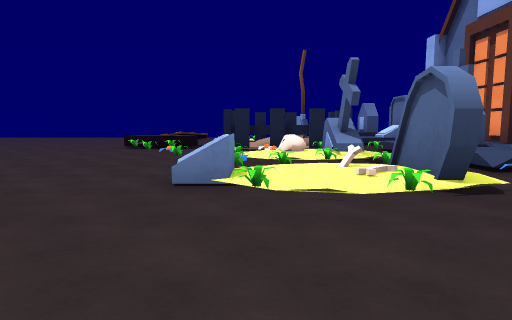
[1] (above)

16 first-person views from a walk through a scene from a Unity 3-D project. The camera is 1.3 m above the floor, tilts 6° down and sees 75° across. The floor is counted in squares, 2 m on a side. Each view is taken from the middle of a square. On the plan, view 1 faces up. The plan holds only what a view shows up to about 10 squares ahead; the rest is blank. The place goes on beyond the plan. The player character is not drawn. Some animated figures are not drawn.

[2]
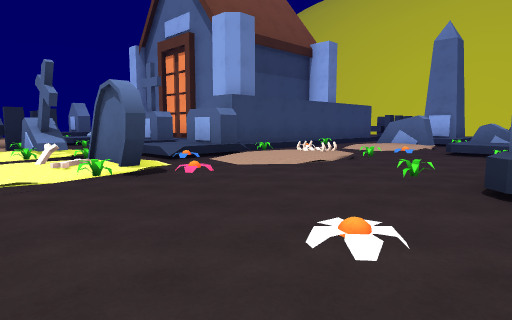

[3]
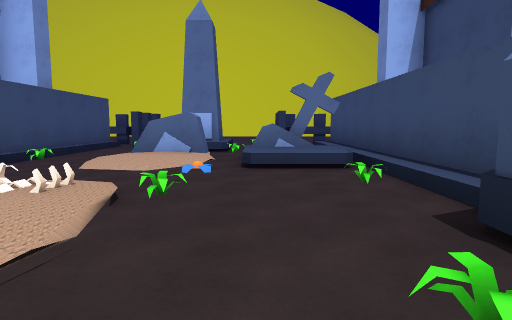

[4]
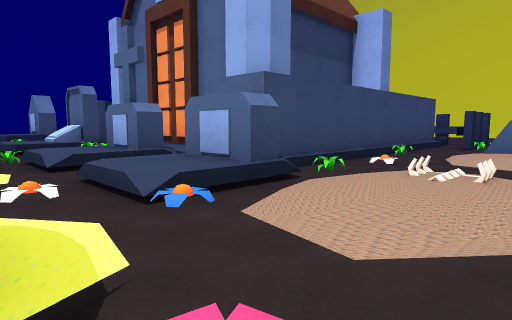

[5]
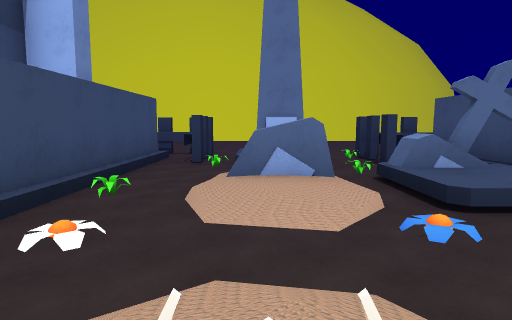

[6]
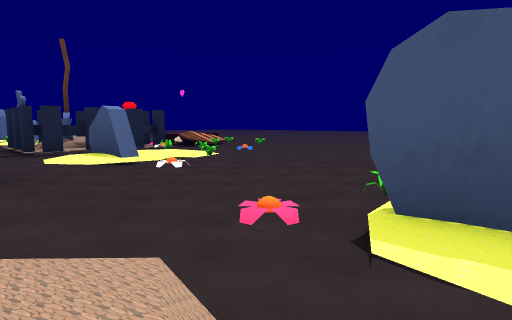

[7]
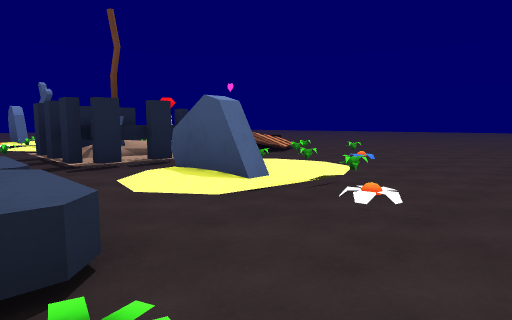

[8]
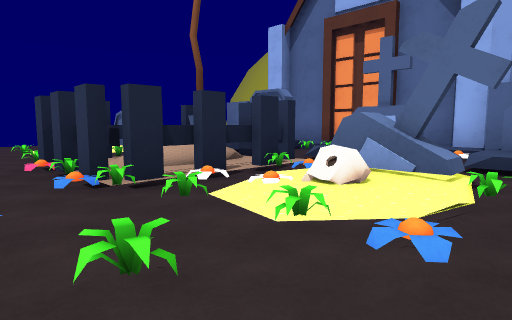

[9]
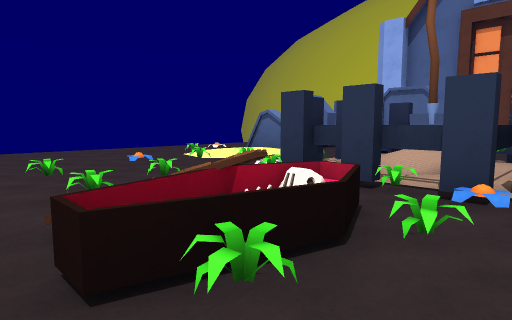

[10]
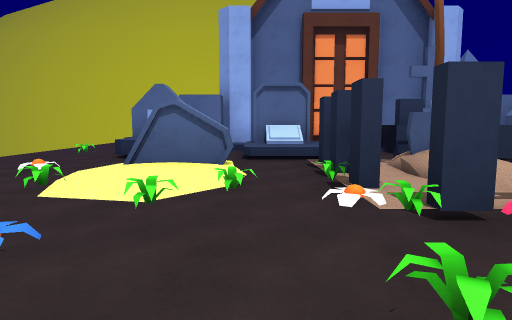

[11]
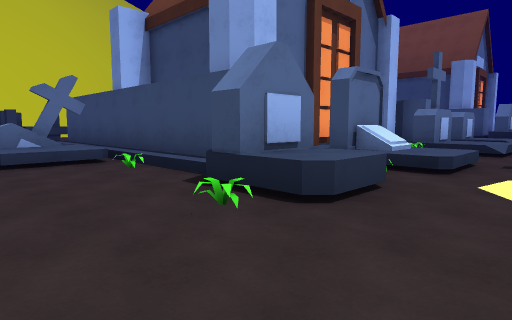

[12]
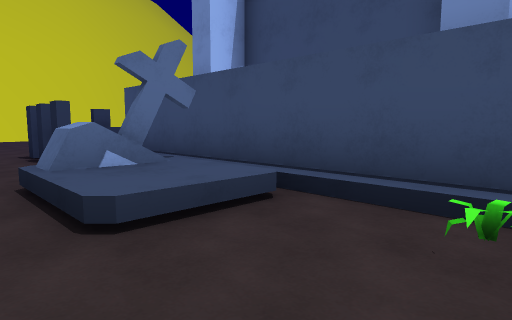

[13]
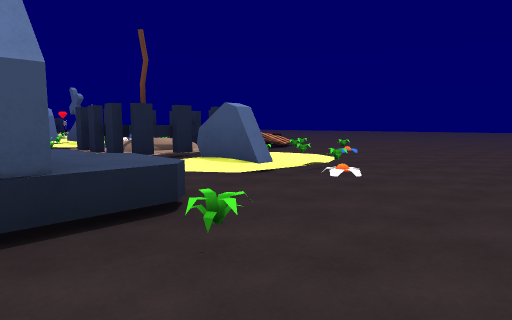

[14]
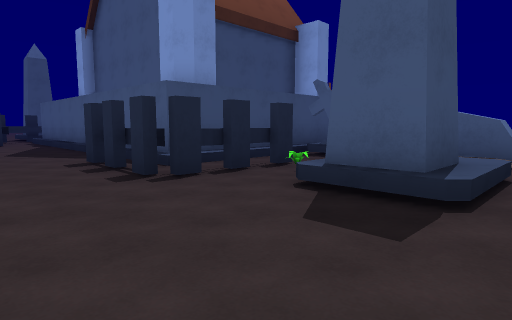

[15]
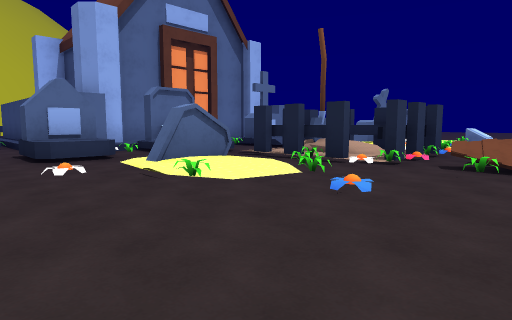

[16]
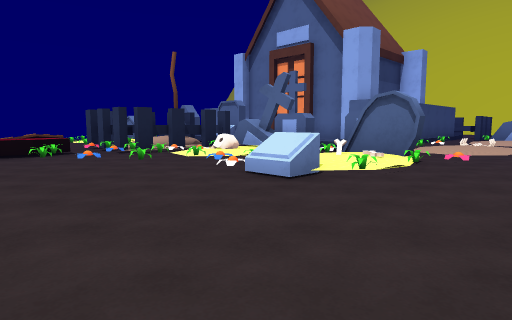

### Floor plan
Key: @ floor where view 1 was taken; # wall or solid block; . main floor; : floor 0.25 m higher than the main floor; + floor 0.5 m higher than the main floor; / step, stairs or slope; = window, fence, low wall or low ledge; ^ raised ledge; C coffin; T tombstone; F flower; B bones; S shovel; O other object.
Columns run from 4 left of view 1 to 16 right of it. Each row starts with its distance up from view 1.
 17  ..............
 16 ............/+T......
 15 ......F...../+T.###..
 14 ....///.TT#########
 13 ...F:#:...##
 12 ...../..+T:#
 11 ....###. T:#
 10 .+#####...:#
  9 . C####///:#
  8 ....#/O/ T:#
  7 ..O.:F^/ O:#
  6 ....F::./T#########
  5 ...O./.F+T////////#.
  4 .../=B#F///F....###..
  3 ....///.::/.:=//TT...
  2 ........///F////TT...
  1 ............//=......
  0 ....@.F...../+T.###..
 -1 ....///.TT#:::::::#.
 -2 ...F:#/...#########.
 -3 ....///./T:#     #..
 -4 ....###. T #     #..
 -5 .//##S#..        #..
 -6   O##S#..        #..
 -7    O#= /         #.
 -8        /          .
 -9       #.          #
-10       .O
-11       #

Where each view was taken, in squares from view 1:
view 1: 0 up, 0 right, facing up
view 2: 1 down, 0 right, facing up-right
view 3: 1 up, 3 right, facing right
view 4: 2 up, 2 right, facing up-right
view 5: 3 up, 5 right, facing right
view 6: 4 up, 4 right, facing down-left
view 7: 1 up, 4 right, facing down-left
view 8: 5 up, 2 left, facing up-right
view 9: 8 up, 4 left, facing up-right
view 10: 12 up, 3 left, facing right
view 11: 17 up, 2 right, facing down-right
view 12: 17 up, 6 right, facing down-right
view 13: 17 up, 5 right, facing down-left
view 14: 4 up, 16 right, facing down-left
view 15: 1 up, 3 left, facing down-right
view 16: 1 up, 4 left, facing up-right
